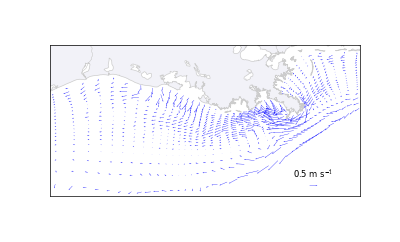

Reproduce this figure in Python.
from okean import roms, pl_tools
import pylab as pl
import numpy as np

def proj(xlim,ylim):
  from mpl_toolkits.basemap import Basemap
  return Basemap(projection='merc',
               resolution='h',
               llcrnrlat=ylim[0],
               llcrnrlon=xlim[0],
               urcrnrlat=ylim[1],
               urcrnrlon=xlim[1],
               lat_ts=0.0)


def draw_map(m,ax):
  m.fillcontinents(color='#f2f2f8',ax=ax)
  m.drawcountries(color='#cccccc',ax=ax)
  m.drawstates(color='#cccccc',ax=ax)
  m.drawcoastlines(color='#cccccc',ax=ax)


his='ocean_his.nc'
grd='ocean_grd.nc'

r=roms.His(his)
m=proj([r.grid.lon.min(),r.grid.lon.max()],
       [r.grid.lat.min(),r.grid.lat.max()])

x,y,z,u,v=r.sliceuv('surface',0)
x,y=m(x,y)
pl.figure(figsize=(8,4.85))
ax=pl.axes()
M=np.zeros(x.shape,'bool')
M[::3,::3]=True
p=pl.quiver(x[M],y[M],u[M],v[M],scale=20,width=.001,color='b')
pl.quiverkey(p,.85,.07,0.5,'0.5 m s$^{-1}$')

draw_map(m,ax)
pl.savefig('ex_roms_04.png',dpi=50)
